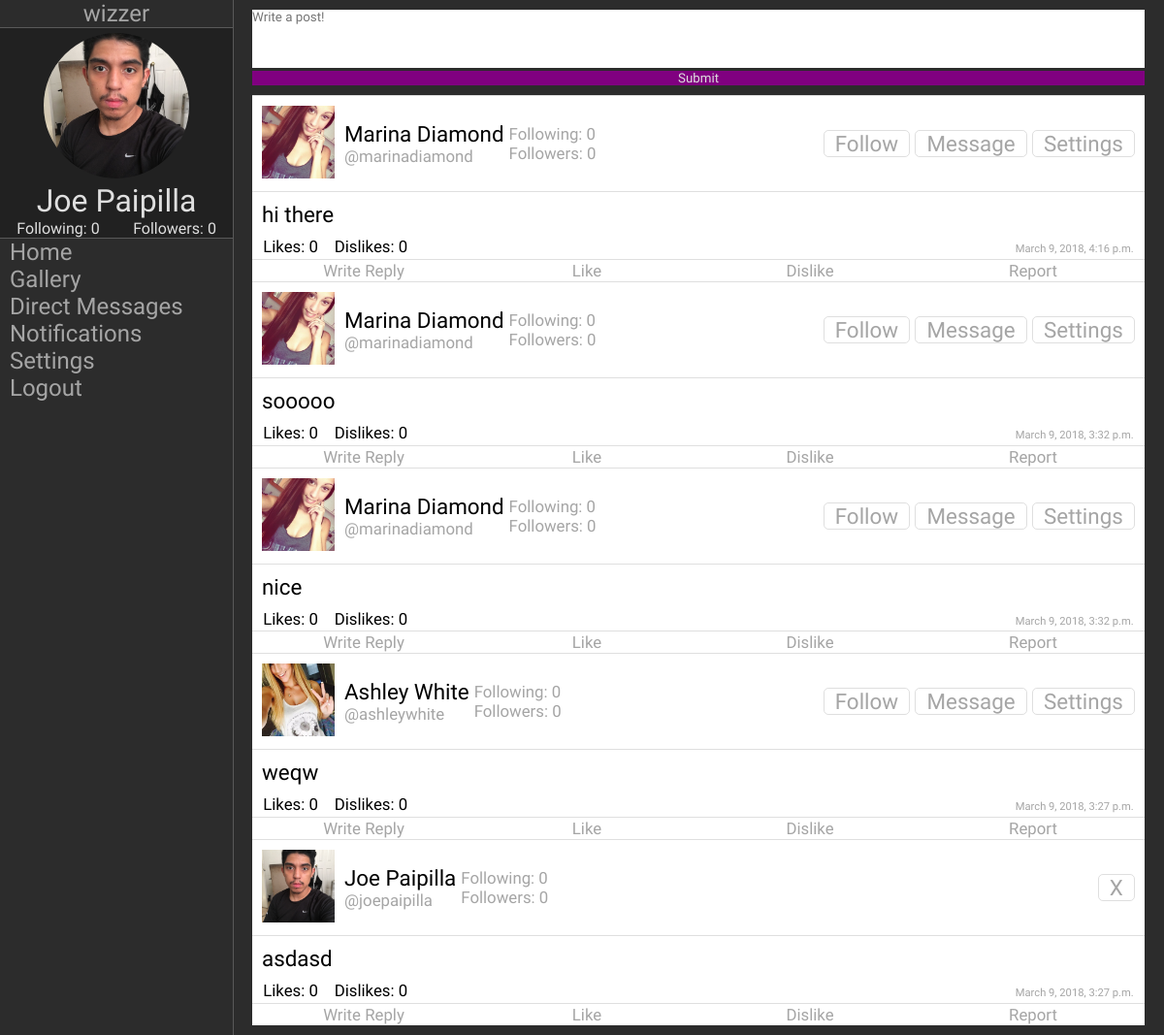
Page / (signed in) on the earlier database version.
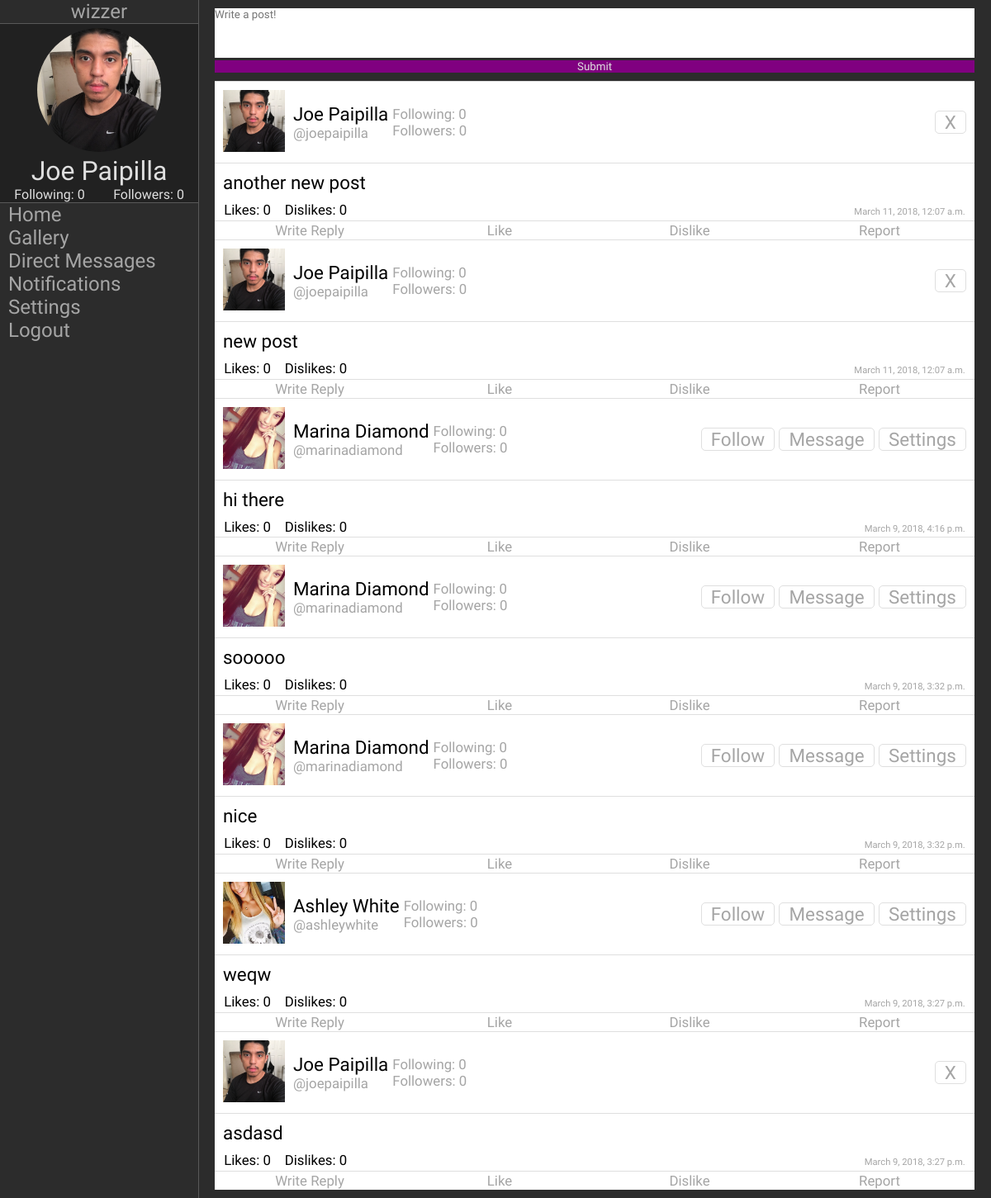
Same page on the later database version.
### SocialMedia/models.py (models this page shows, shortened)
class WizzerUser(models.Model):
    GENDER_CHOICES = (
        ('M', 'Male'),
        ('F', 'Female')
    )
    user = models.OneToOneField(User, default='', on_delete=models.CASCADE)
    following = models.ManyToManyField('self', blank=True, related_name='following_set', symmetrical=False)
    followers = models.ManyToManyField('self', blank=True, related_name='follower_set', symmetrical=False)
    profile_picture = models.FileField(
        default=r'default\default-profile-picture.jpg', upload_to=profile_picture_path, max_length=100)
    background_image = models.FileField(
        default=r'default\default-background.jpg', upload_to=background_image_path, max_length=100)
    gender = models.CharField(default='', choices=GENDER_CHOICES, max_length=2)
    def __str__(self):
        return self.user.username

class Whiz(models.Model):
    whiz_poster = models.ForeignKey(WizzerUser, on_delete=models.CASCADE)
    content = models.TextField()
    time_posted = models.DateTimeField(default=timezone.now)

### SocialMedia/views.py (the view)
# urls.py: path('', views.index, name='index'),
def index(request):
    user = request.user
    if request.method == "POST":
        print(request.POST)
        form = WhizForm(request.POST)
        if form.is_valid():
            new_whiz = Whiz(whiz_poster=user.wizzeruser, content=request.POST['whiz_input'])
            new_whiz.save()
        elif 'delete' in request.POST:
            Whiz.objects.get(id=request.POST['delete']).delete()
        elif 'reply' in request.POST:
            pass
        elif 'like' in request.POST:
            whiz = Whiz.objects.get(id=request.POST['like'])
            liked_user = UserObject.objects.get(username__exact=user).wizzeruser
            try:
                Like.objects.get(whiz=whiz, liked_by=liked_user).delete()
            except Exception as e:
                new_like = Like(whiz=whiz, liked_by=liked_user)
                new_like.save()
        elif 'dislike' in request.POST:
            whiz = Whiz.objects.get(id=request.POST['dislike'])
            disliked_user = UserObject.objects.get(username__exact=user).wizzeruser
            try:
                Dislike.objects.get(disliked_by=disliked_user).delete()
            except Exception as e:
                new_dislike = Dislike(whiz=whiz, disliked_by=disliked_user)
                new_dislike.save()
        elif 'report' in request.POST:
            pass
        elif 'follow' in request.POST:
            self_user = UserObject.objects.get(username__exact=user).wizzeruser
            followed_user = UserObject.objects.get(username__exact=request.POST['follow']).wizzeruser
            if self_user in followed_user.followers.all():
                followed_user.followers.remove(self_user)
                self_user.following.remove(followed_user)
            else:
                followed_user.followers.add(self_user)
                followed_user.save()
                self_user.following.add(followed_user)
                self_user.save()
        return redirect('index')
    else:
        form = WhizForm()
    if str(user) == 'AnonymousUser':
        return redirect('login')
    else:
        whizzes = Whiz.objects.all()[::-1]
        context = {'WizzerUser': user,
                   'Whizzes': whizzes,
                   'WhizForm': form
                   }
        return render(request, 'SocialMedia/WizzerFeed.html', context)

### SocialMedia/forms.py
class WhizForm(forms.Form):
    whiz_input = forms.CharField(label="", widget=forms.Textarea(attrs={"cols": '',"rows": '',"id": "message","placeholder":"Write a post!","value": "message"}))

### SocialMedia/templates/SocialMedia/WizzerFeed.html (shortened to what this page needs)
{% extends "SocialMedia/main.html" %}
{% load static %}
{% block css %}<link rel='stylesheet' type='text/css' href="{% static 'SocialMedia/mainDiv.css' %}"/>{% endblock %}
{% block body %}
    {% include 'SocialMedia/components/navbar.html' %}
    <div class="main">
        <div class="post-form">
            <form method="POST" action="{% url 'index' %}">
                {{ WhizForm }}
                <input id="submit" class='colored' type="submit" value="Submit">
            </form>
        </div>
        <div class="post-container">
            {% for whiz in Whizzes %}
                {% include 'SocialMedia/components/post.html' %}
            {% endfor %}
        </div>
    </div>
{% endblock %}

### SocialMedia/templates/SocialMedia/main.html (shortened to what this page needs)
<!DOCTYPE html>
{% load static %}
<html lang="en">
	<head>
		{% block css %}<link rel='stylesheet' type='text/css' href="{% static 'SocialMedia/main.css' %}"/>{% endblock %}
	</head>
	<body>
    {% block body %}
    {% endblock %}
	</body>
</html>

### SocialMedia/templates/SocialMedia/components/navbar.html
{% load static %}
{% block css %}<link rel='stylesheet' type='text/css' href="{% static 'SocialMedia/navbar.css' %}"/>{% endblock %}
<div class="navbar">
    {% block navbar %}
    <div class="logo">
        <h1>wizzer</h1>
    </div>
    <div class="description" style="background: url('{{ WizzerUser.wizzeruser.background_image.url }}')">
        <div id="shader">
            <a href="{% url 'profile-page' WizzerUser.get_username %}"><img id="profile-photo" src="{{ WizzerUser.wizzeruser.profile_picture.url }}"/></a>
            <h1>{{ WizzerUser.get_full_name }}</h1>
            <div class="follow-count">
                <h1><a class='colored' href="{% url 'follows' %}">Following: {{ WizzerUser.wizzeruser.following.count }}</a></h1>
                <h1><a class='colored' href="{% url 'follows' %}">Followers: {{ WizzerUser.wizzeruser.followers.count }}</a></h1>
            </div>
        </div>
    </div>
        <a class='colored btn' href="{% url 'index' %}">Home</a>
        <a class='colored btn' href="{% url 'gallery' %}">Gallery</a>
        <a class='colored btn' href="{% url 'directmessages' %}">Direct Messages</a>
        <a class='colored btn' href="{% url 'notifications' %}">Notifications</a>
        <a class='colored btn' href="{% url 'settings' %}">Settings</a>
        <a class='colored btn' href="{% url 'logout' %}">Logout</a>
    {% endblock %}
</div>

### SocialMedia/templates/SocialMedia/components/post.html (shortened to what this page needs)
{% load static %}
<div class="post">
    <div class="top-bar">
        <a href="{% url 'profile-page' whiz.whiz_poster.user.get_username %}"><img id="profile-photo" src="{{ whiz.whiz_poster.profile_picture.url }}"/></a>
        <div class="name">
            <h1>{{ whiz.whiz_poster.user.get_full_name }}</h1>
            <a href="{% url 'profile-page' whiz.whiz_poster.user.get_username %}"><h2>@{{ whiz.whiz_poster.user.get_username }}</h2></a>
        </div>
        <div class="follow-info">
            <h2>Following: {{ whiz.whiz_poster.following.count }}</h2>
            <h2>Followers: {{ whiz.whiz_poster.followers.count }}</h2>
        </div>
        <div class="user-buttons">
            {% if whiz.whiz_poster.user.id ==  WizzerUser.id %}
            <form id="post-form" method="post" action="{% url 'index' %}">
                <button class="button" id="delete" type="submit" value="{{ whiz.id }}" name="delete">X</button>
            </form>
            {% else %}
            <button class="button" id="follow" type="submit" form="post-form" value="{{ whiz.whiz_poster }}" name="follow">Follow</button>
            <button class="button" id="message" type="submit" form="post-form" value="{{ whiz.whiz_poster }}" name="message">Message</button>
            <button class="button" id="settings" type="submit" form="post-form" value="{{ whiz.whiz_poster }}" name="settings">Settings</button>
            {% endif %}
        </div>
    </div>
    <div class="post-content">
        <h1>{{ whiz.content }}</h1>
    </div>
    <div class="post-info">
        <ul>
            <h2><a href="#">Likes: {{ whiz.like_set.count}}</a></h2>
            <h2><a href="#">Dislikes: {{ whiz.dislike_set.count }}</a></h2>
        </ul>
        <p id="time-posted">{{ whiz.time_posted }}</p>
    </div>
    <div class="post-footer">
            <button id="delete" type="submit" value="{{ whiz.id }}" name="reply" form="post-form">Write Reply</button>
            <button id="delete" type="submit" value="{{ whiz.id }}" name="like" form="post-form">Like</button>
            <button id="delete" type="submit" value="{{ whiz.id }}" name="dislike" form="post-form">Dislike</button>
            <button id="delete" type="submit" value="{{ whiz.id }}" name="report" form="post-form">Report</button>
    </div>
</div>

### SocialMedia/static/SocialMedia/mainDiv.css (style rules this page uses)
.main { width: 100%; margin-left: 20%; font-size: .7em; overflow-y: auto; padding: 10px 20px 10px 20px; }
.main * { color: var(--text-color); }
.main .post-form form { margin-bottom: 10px; }
.main .post-form form #message { height: 4.5em; width: 100%; }
.main .post-form form #submit { background-color: var(--color-scheme); color: var(--dark-text-color); border: 0; width: 100%; }
.main .post-container { display: flex; flex-direction: column; }
.main .post-container .post { display: flex; flex-direction: column; background-color: var(--box-color); margin: 0px 0 0px 0; border-top: 1px solid var(--border-color); }
.main .post-container .post .top-bar { display: flex; flex-direction: row; border-bottom: 1px solid var(--border-color); padding: 10px; align-items: center; }
.main .post-container .post .top-bar #profile-photo { object-fit: cover; height: 75px; width: 75px; padding-right: 10px; }
.main .post-container .post .top-bar .name { display: flex; flex-direction: column; }
.main .post-container .post .top-bar .name h2 { color: var(--subtext-color); }
.main .post-container .post .top-bar .follow-info { display: flex; flex-direction: column; margin-left: 5px; }
.main .post-container .post .top-bar .follow-info * { color: var(--subtext-color); }
.main .post-container .post .top-bar .user-buttons { margin-left: auto; display: flex; flex-direction: row; justify-content: space-around; }
.main .post-container .post .top-bar .user-buttons .button { margin-left: 5px; font-size: 2em; padding: 0 .5em 0 .5em; background-color: var(--box-color); color: var(--subtext-color); border: 1px solid var(--border-color); border-radius: 5px; cursor: pointer; }
.main .post-container .post .post-content { padding: 10px; }
.main .post-container .post .post-info { display: flex; flex-direction: row; align-items: baseline; padding: 0 0 .25em 1em; }
.main .post-container .post .post-info > * { margin: 0 1em 0 0; }
.main .post-container .post .post-info ul { display:flex; flex-direction: row; justify-content: space-around; }
.main .post-container .post .post-info ul a { margin: 0 1em 0 0; }
.main .post-container .post .post-info #time-posted { color: var(--subtext-color); margin-left: auto; }
.main .post-container .post .post-footer { display: flex; justify-content: space-around; border-top: 1px solid var(--border-color); }
.main .post-container .post .post-footer * { background-color: var(--box-color); color: var(--subtext-color); font-size: 1.5em; padding: 1px 0 1px 0; width: 100%; text-align: center; }

### SocialMedia/static/SocialMedia/navbar.css (style rules this page uses)
.navbar { display: flex; flex-direction: column; position: fixed; height: 100%; width: 20%; border-right: 1px solid var(--navbar-border-color); }
.navbar .logo { display: flex; justify-content: center; font-size: 0.75em; border-bottom: 1px solid var(--navbar-border-color); }
.navbar .description { display: flex; flex-direction: column; border-bottom: 1px solid var(--navbar-border-color); }
.navbar .description * { color: var(--dark-text-color); }
.navbar .description #shader { height: 100%; width: 100%; padding-top: 5px; display: flex; flex-direction: column; margin: 0; background-color: var(--shader); }
.navbar .description #shader > * { margin: 0 auto; }
.navbar .description #profile-photo { border-radius: 50%; object-fit: cover; height: 150px; width: 150px; }
.navbar .description .follow-count { display: flex; flex-direction: row; font-size: .5em; width: 100%; justify-content: space-around; }
.navbar .description .follow-count > * { width: 100%; text-align: center; }
.navbar > *:not(.description):not(.logo) { text-align: left; background-color: var(--background-scheme); font-size: 1.5em; padding-left: 10px; }

### SocialMedia/static/SocialMedia/main.css (style rules this page uses)
* { font-family: Oswald; font-weight: 200; margin: 0; padding: 0; color: var(--subtext-color); }
html { background-color: var(--background-scheme); height: 100%; }
body { height: 100%; display: flex; }
a { text-decoration: none; outline: none; }
button { border: 0; cursor: pointer; }
textarea { resize: none; border: 0; }

### SocialMedia/static/SocialMedia/themes.css (style rules this page uses)
:root { --background-scheme: #2c2c2c; --color-scheme: purple; --active-color: red; --shader: rgba(0, 0, 0, .25); --box-color: white; --border-color: #dfdfdf; --navbar-border-color: #595959; --text-color: black; --subtext-color: #a5a5a5; --dark-text-color: #dfdfdf; }

Differences in the rows shown:
added Whiz: whiz_poster.profile_picture (picture), whiz_poster.user.get_full_name "Joe Paipilla", whiz_poster.user.get_username "joepaipilla", whiz_poster.following.count "0", whiz_poster.followers.count "0", content "another new post", like_set.count "0", dislike_set.count "0", time_posted "March 11, 2018, 12:07 a.m."
added Whiz: whiz_poster.profile_picture (picture), whiz_poster.user.get_full_name "Joe Paipilla", whiz_poster.user.get_username "joepaipilla", whiz_poster.following.count "0", whiz_poster.followers.count "0", content "new post", like_set.count "0", dislike_set.count "0", time_posted "March 11, 2018, 12:07 a.m."
